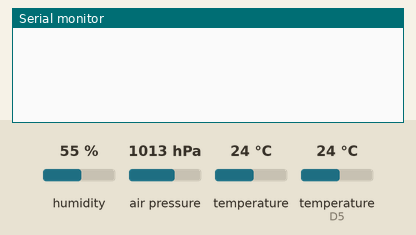
A sketch run on a simulated ESP8266 (NodeMCU). On the bench: the last lines printed to the serial monitor. Inputs (shaded band) come from the test bench; at power-on: humidity 55 %, air pressure 1013 hPa, temperature 24 °C, temperature (sensor on D5) 24 °C. WiFi joins after 1.5 s; servers stay silent unless stated.

Above: at 3.0 s.
3.1 s: humidity set to 22 %
At 8.0 s:
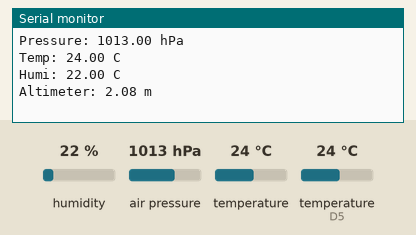
8.3 s: air pressure set to 952 hPa
9.8 s: temperature (sensor 0) set to 12 °C
11.3 s: humidity set to 40 %
At 12.6 s:
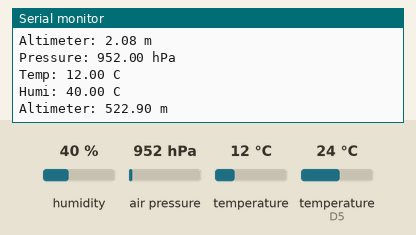

The sketch:

Program_DHT11_BMP280_Blynk.ino
```cpp
/***************************************
 * Project Monitoring Sensor DHT11 + BMP280 dengan Blynk
 * Board  : NodeMCU ESP8266 V3
 * Input  : DHT11, BMP280
 * Output : Blynk
 * 99 Proyek IoT
 * www.ardutech.com
 ****************************************/
#define BLYNK_PRINT Serial
#include <ESP8266WiFi.h>
#include <BlynkSimpleEsp8266.h>
#include <Wire.h>
#include <Adafruit_Sensor.h>
#include <Adafruit_BMP280.h>
#include <DHT.h>
#define SEALEVELPRESSURE_HPA (1013.25)
#define DHTPIN D5 // DHT11 terhubung dengan PIN D5 NODEMCU

DHT dht(DHTPIN, DHT11);
//---GANTI SESUAI DENGAN TOKEN BLYNK ANDA
char auth[] = "CbS0l3x8agGfefffJ9GJ6b3kKE5Q4S";
//---GANTI SESUAI DENGAN JARINGAN WIFI
//---HOTSPOT ANDA
char ssid[] = "ArdutechWiFi"; // Nama Hotspot/WiFi
char pass[] = "12345678";     //  Password
BlynkTimer timer;
Adafruit_BMP280 bmp;
float temperature, pressure, altitude,humidity;
//==============================================
void setup()
{
  Serial.begin(9600);
  dht.begin();
  bmp.begin(0x76);
  delay(10);
  Blynk.begin(auth, ssid, pass);
  timer.setInterval(5000L, ReadBMP280);
}

//=================================================
void ReadBMP280()
{
  pressure = bmp.readPressure()/100.0F;
  temperature = bmp.readTemperature();
  altitude = bmp.readAltitude(SEALEVELPRESSURE_HPA);
  humidity = dht.readHumidity();
  Blynk.virtualWrite(V1, pressure);
  Blynk.virtualWrite(V2, temperature);
  Blynk.virtualWrite(V3, humidity);
  Blynk.virtualWrite(V4, altitude);
      //Print values to serial monitor:
  Serial.print("Pressure: ");
  Serial.print(pressure);
  Serial.println(" hPa");

  Serial.print("Temp: ");
  Serial.print(temperature);
  Serial.println(" C");

  Serial.print("Humi: ");
  Serial.print(humidity);
  Serial.println(" C");

  Serial.print("Altimeter: ");
  Serial.print(altitude);
  Serial.println(" m");
}
//==================================================
void loop()
{
  Blynk.run();
  timer.run();
}
```

Measured:
- after the input at 3.1 s, the serial monitor: prints a new line after 3.7 s (image 1)
- after the input at 11.3 s, the serial monitor: prints a new line after 0.54 s (image 2)
